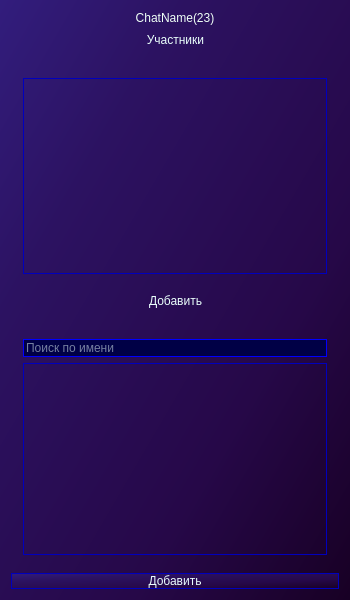
<?xml version="1.0" encoding="UTF-8"?>
<ui version="4.0">
 <class>AddUserToChat</class>
 <widget class="QWidget" name="AddUserToChat">
  <property name="geometry">
   <rect>
    <x>0</x>
    <y>0</y>
    <width>350</width>
    <height>600</height>
   </rect>
  </property>
  <property name="minimumSize">
   <size>
    <width>350</width>
    <height>600</height>
   </size>
  </property>
  <property name="maximumSize">
   <size>
    <width>350</width>
    <height>600</height>
   </size>
  </property>
  <property name="windowTitle">
   <string>QuickDialog</string>
  </property>
  <property name="windowIcon">
   <iconset theme="contact-new"/>
  </property>
  <property name="styleSheet">
   <string notr="true">background-color: qlineargradient(spread:pad, x1:1, y1:1, x2:0, y2:0, stop:0 rgba(24, 0, 36, 255), stop:0.312849 rgba(38, 8, 72, 255), stop:0.731844 rgba(44, 18, 97, 255), stop:1 rgba(50, 29, 125, 255));</string>
  </property>
  <layout class="QVBoxLayout" name="verticalLayout_2">
   <item>
    <widget class="QLabel" name="label_ChatName">
     <property name="focusPolicy">
      <enum>Qt::NoFocus</enum>
     </property>
     <property name="styleSheet">
      <string notr="true">font: italic 18pt &quot;Comic Sans MS&quot;;
background-color: rgba(255, 255, 255, 0);
color: rgb(239, 255, 246);</string>
     </property>
     <property name="text">
      <string>ChatName(23)</string>
     </property>
     <property name="alignment">
      <set>Qt::AlignCenter</set>
     </property>
    </widget>
   </item>
   <item>
    <widget class="QGroupBox" name="groupBox_Participants">
     <property name="focusPolicy">
      <enum>Qt::NoFocus</enum>
     </property>
     <property name="styleSheet">
      <string notr="true">border: none;
color: rgb(234, 255, 252);
font: italic 14pt &quot;Comic Sans MS&quot;;
background-color: rgba(255, 255, 255, 0);</string>
     </property>
     <property name="title">
      <string>Участники</string>
     </property>
     <property name="alignment">
      <set>Qt::AlignCenter</set>
     </property>
     <layout class="QGridLayout" name="gridLayout">
      <item row="0" column="0">
       <spacer name="verticalSpacer">
        <property name="focusPolicy">
         <enum>Qt::NoFocus</enum>
        </property>
        <property name="orientation">
         <enum>Qt::Vertical</enum>
        </property>
        <property name="sizeType">
         <enum>QSizePolicy::Fixed</enum>
        </property>
        <property name="sizeHint" stdset="0">
         <size>
          <width>20</width>
          <height>18</height>
         </size>
        </property>
       </spacer>
      </item>
      <item row="1" column="0">
       <widget class="QListWidget" name="listWidget">
        <property name="styleSheet">
         <string notr="true">border: 1px solid rgb(0, 0, 190)</string>
        </property>
       </widget>
      </item>
     </layout>
    </widget>
   </item>
   <item>
    <widget class="QGroupBox" name="groupBox_AddUser">
     <property name="focusPolicy">
      <enum>Qt::NoFocus</enum>
     </property>
     <property name="styleSheet">
      <string notr="true">border: none;
color: rgb(234, 255, 252);
font: italic 14pt &quot;Comic Sans MS&quot;;
background-color: rgba(255, 255, 255, 0);</string>
     </property>
     <property name="title">
      <string>Добавить</string>
     </property>
     <property name="alignment">
      <set>Qt::AlignCenter</set>
     </property>
     <layout class="QVBoxLayout" name="verticalLayout">
      <item>
       <spacer name="verticalSpacer_2">
        <property name="focusPolicy">
         <enum>Qt::NoFocus</enum>
        </property>
        <property name="orientation">
         <enum>Qt::Vertical</enum>
        </property>
        <property name="sizeType">
         <enum>QSizePolicy::Fixed</enum>
        </property>
        <property name="sizeHint" stdset="0">
         <size>
          <width>20</width>
          <height>18</height>
         </size>
        </property>
       </spacer>
      </item>
      <item>
       <widget class="QLineEdit" name="lineEdit_Search">
        <property name="focusPolicy">
         <enum>Qt::StrongFocus</enum>
        </property>
        <property name="styleSheet">
         <string notr="true">border: 1px solid rgb(0, 0, 255);
color: rgb(234, 255, 252);
background-color: rgb(0, 0, 70);
font: italic 14pt &quot;Comic Sans MS&quot;;</string>
        </property>
        <property name="placeholderText">
         <string>Поиск по имени</string>
        </property>
       </widget>
      </item>
      <item>
       <widget class="QListWidget" name="listWidget_AddUser">
        <property name="styleSheet">
         <string notr="true">border: 1px solid rgb(0, 0, 190)</string>
        </property>
       </widget>
      </item>
     </layout>
    </widget>
   </item>
   <item>
    <widget class="QPushButton" name="pushButton_AddUsers">
     <property name="cursor">
      <cursorShape>PointingHandCursor</cursorShape>
     </property>
     <property name="focusPolicy">
      <enum>Qt::ClickFocus</enum>
     </property>
     <property name="styleSheet">
      <string notr="true">font: italic 24pt &quot;Comic Sans MS&quot;;
color: rgb(234, 253, 255);
background-color: qlineargradient(spread:pad, x1:1, y1:1, x2:0, y2:0, stop:0 rgba(24, 0, 36, 255), stop:0.312849 rgba(38, 8, 72, 255), stop:0.731844 rgba(44, 18, 97, 255), stop:1 rgba(50, 29, 125, 255));
border: 1px solid rgb(0, 0, 190)</string>
     </property>
     <property name="text">
      <string>Добавить</string>
     </property>
    </widget>
   </item>
  </layout>
 </widget>
 <resources/>
 <connections/>
</ui>
